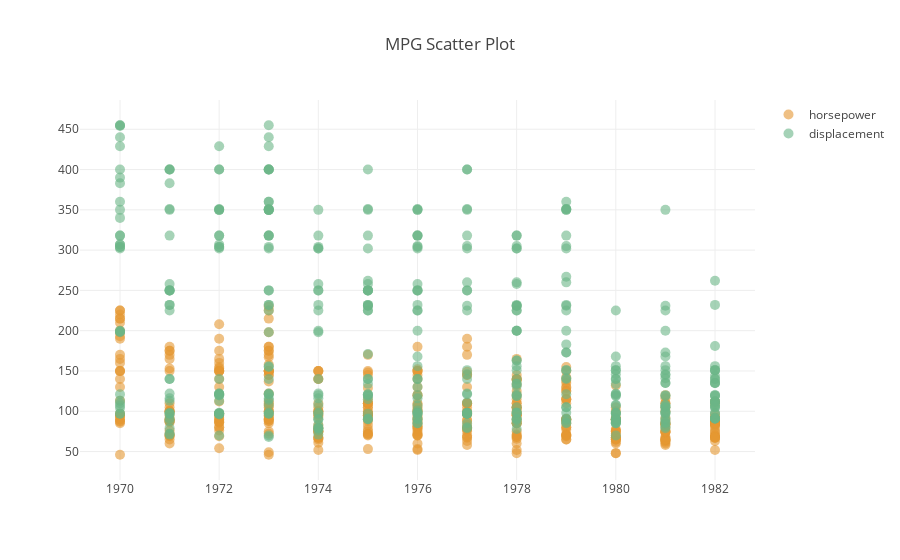

The cell this chart's notebook holds for it:
### Code cell
trace_1 = go.Scatter(x = df.model_year, y = df.horsepower,
                     name = 'horsepower',
                     mode = 'markers',
                     marker = dict(size = 10,
                                   color = 'rgba(229, 151, 50, .6)'))
                     
trace_2 = go.Scatter(x = df.model_year, y = df.displacement,
                     name = 'displacement',
                     mode = 'markers',
                     marker = dict(size = 10,
                                   color = 'rgba(106, 181, 135, .6)'))
                     
layout = go.Layout(title = 'MPG Scatter Plot',
                   hovermode = 'closest')
                     
fig = go.Figure(data = [trace_1, trace_2], layout = layout)
                     
iplot(fig)

### Figure 1 — Plotly figure (JSON) as saved in the notebook; plotly's stock layout.template omitted (floating-point values rounded to 4 significant figures; data arrays with more than 128 entries replaced by an {"elided": "..."} marker saying what was removed)
{"data": [{"marker": {"color": "rgba(229, 151, 50, .6)", "size": 10}, "mode": "markers", "name": "horsepower", "type": "scatter", "uid": "bede3106-f38c-4e00-b5aa-42d6087ac28d", "x": {"elided": "398 int values"}, "y": {"elided": "398 str values"}}, {"marker": {"color": "rgba(106, 181, 135, .6)", "size": 10}, "mode": "markers", "name": "displacement", "type": "scatter", "uid": "f7da8a3a-0546-449f-968a-f82a73a5123d", "x": {"elided": "398 int values"}, "y": {"elided": "398 float values"}}], "layout": {"hovermode": "closest", "title": "MPG Scatter Plot"}}
